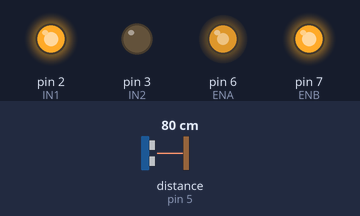
Bench run of a sketch on a simulated Arduino Uno, built with avr-gcc and run on an emulated ATmega328P. On the bench: output pins drawn as LEDs (lit = HIGH). Dashed ring = blinking. The test bench sets the inputs (shaded band); at power-on: distance to the obstacle (sensor on pin 5) 80 cm. The echo pulse lasts 58.3 µs per cm; pins used as bus, display or sensor lines are not drawn; what the sketch prints to the serial monitor is not drawn.

Above: at 1.2 s.
1.3 s: distance to the obstacle (sensor on pin 5) set to 21 cm
3.3 s: distance to the obstacle (sensor on pin 5) set to 18 cm
At 6.2 s:
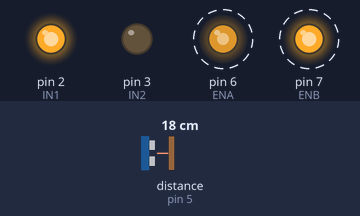
6.3 s: distance to the obstacle (sensor on pin 5) set to 35 cm
At 7.2 s:
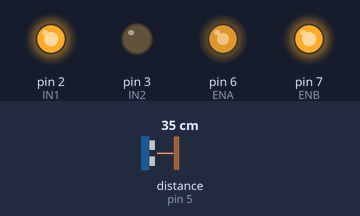
Timing chart, 0 to 9.3 s (numbered marks = the images above; inputs shaded):
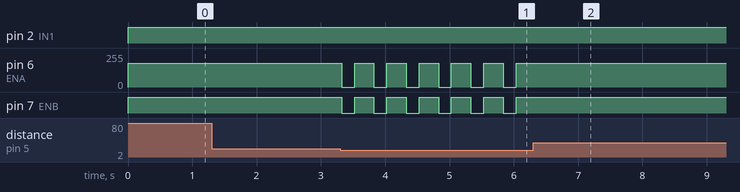

The sketch:

desvio_de_obstaculo.ino
```cpp
//Programa: Conectando Sensor Ultrassonico HC-SR04 ao Arduino

//Carrega a biblioteca do sensor ultrassonico
#include <Ultrasonic.h>

//Define os pinos para o trigger e echo
#define pino_trigger 4
#define pino_echo 5

//Define os pinos para a Ponte H
#define IN1  2
#define IN2  3
#define IN3  4
#define IN4  5
#define ENA  6
#define ENB  7

int vel = 180;
int tempo = 200;
int tempogiro = 300;

//Robô para e dá um giro de meia volta
void desvioRobo();
//Robô segue em frente até detectar um obstáculo
void sigaFrente();

//Inicializa o sensor nos pinos definidos acima
Ultrasonic ultrasonic(pino_trigger, pino_echo);

void setup()
{
  Serial.begin(9600);
  Serial.println("Lendo dados do sensor...");
  pinMode(IN1, OUTPUT);
  pinMode(IN2, OUTPUT);
  pinMode(IN3, OUTPUT);
  pinMode(IN4, OUTPUT);
  pinMode(ENA, OUTPUT);
  pinMode(ENB, OUTPUT);
}

void loop()
{
  //Le as informacoes do sensor, em cm
  float cmMsec, inMsec;
  long microsec = ultrasonic.timing();
  cmMsec = ultrasonic.convert(microsec, Ultrasonic::CM);
  //microsec é uma variável que contém o tempo de voo do sinal
  //ultrassônico, ou seja, o tempo (em microssegundos) que o sinal
  //levou para ir até o objeto e voltar ao sensor. Esse valor
  // geralmente é obtido após disparar o sensor ultrassônico e medir o tempo do eco.
  //Exibe informacoes no serial monitor
  Serial.print("Distancia em cm: ");
  Serial.print(cmMsec);

  if(cmMsec < 20.0){
    desvioRobo();
  }
  else{
    sigaFrente();
  }
}
void desvioRobo(){
  //Robô para por um determinado tempo
  analogWrite(ENA, 0);
  analogWrite(ENB, 0);
  //Tempo em que o robô fica parado
  delay(tempo);

  //Invertendo os sentidos de giro da Ponte H
  digitalWrite(IN1, HIGH);
  digitalWrite(IN2, LOW);
  analogWrite(ENA, vel);
  digitalWrite(IN3, LOW);
  digitalWrite(IN4, HIGH);
  analogWrite(ENB, vel);

  //Tempo de giro para uma meia volta
  delay(tempogiro);

}

void sigaFrente(){
  //Configuração da Ponte H para o robô seguir em frente
  digitalWrite(IN1, HIGH);
  digitalWrite(IN2, LOW);
  analogWrite(ENA, vel);
  digitalWrite(IN3, HIGH);
  digitalWrite(IN4, LOW);
  analogWrite(ENB, vel);
}
```

Measured:
- the behaviour switches between 20 and 19 cm on distance to the obstacle (sensor on pin 5) (found by bisection; images 0 and 1)
- after the input at 1.3 s, every drawn part: stays the same
- after the input at 3.3 s, pin 6 (ENA): alternates 180/255 for 0.30 s and 0/255 for 0.20 s, starting at once; pin 7 (ENB): alternates HIGH for 0.30 s and LOW for 0.20 s, starting at once
- after the input at 6.3 s, pin 6 (ENA): stops changing and stays 180/255; pin 7 (ENB): stops changing and stays HIGH
